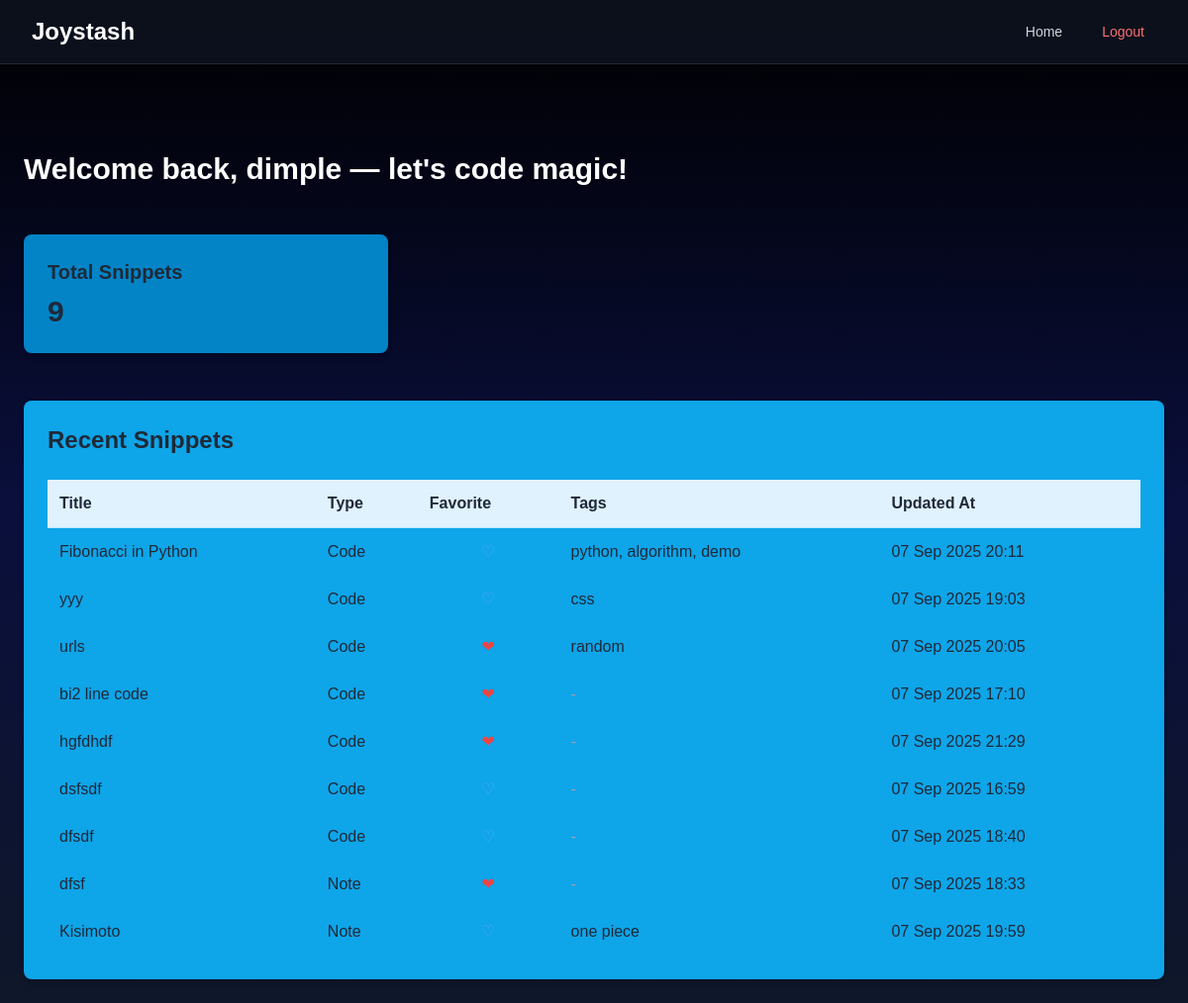
/user/dashboard/ (signed in), run on the app's committed database.
### CRUD/models.py (models this page shows, shortened)
class Snippet(models.Model):
    SNIPPET_TYPES = [
        ("code", "Code"),
        ("note", "Note"),
        ("link", "Link"),
        ("idea", "Idea"),
    ]
    user = models.ForeignKey(User, on_delete=models.CASCADE, related_name="snippets")
    snippet_type = models.CharField(max_length=10, choices=SNIPPET_TYPES, default="code")
    title = models.CharField(max_length=200)
    content = models.TextField()  # code, note, link, or idea
    language = models.CharField(max_length=50, blank=True, null=True)  # only used if type == code
    created_at = models.DateTimeField(auto_now_add=True)
    updated_at = models.DateTimeField(auto_now=True)
    is_favorite = models.BooleanField(default=False)
    tags = models.CharField(max_length=200, blank=True,null=True)

### users/views.py (the view)
# urls.py: path('dashboard/',views.dashboard,name='dashboard')
@login_required
def dashboard(request):
    user = request.user
    total_snippets = Snippet.objects.filter(user=user).count()
    recent_snippets = Snippet.objects.filter(user=user).order_by('-created_at')[:10]  # last 10 snippets
    return render(request, 'users/profile.html', {
        'total_snippets': total_snippets,
        'recent_snippets': recent_snippets
    })

### users/templates/users/profile.html (shortened to what this page needs)
{% extends "base.html" %}
{% block nav_links %}
 <div class="hidden md:block">
        <div class="ml-10 flex items-baseline space-x-4">
          <a href="{% url "home" %}" class="text-gray-300 hover:bg-gray-700 hover:text-white px-3 py-2 rounded-md text-sm font-medium">Home</a>
          {% if user.is_authenticated %}
          <a href="{% url "logoutpage" %}" class="text-red-400 hover:bg-red-700 hover:text-white px-3 py-2 rounded-md text-sm font-medium">Logout</a>
          {% else %}
          <a href="{% url "loginpage" %}" class="text-blue-400 hover:bg-blue-700 hover:text-white px-3 py-2 rounded-md text-sm font-medium">Login</a>
          <a href="{% url "register" %}" class="text-blue-400 hover:bg-blue-700 hover:text-white px-3 py-2 rounded-md text-sm font-medium">Register</a>
          {% endif %}
        </div>
    </div>
{% endblock nav_links %}
{% block hero %}
    <h1 class="text-3xl font-bold text-white p-6">
       Welcome back, {{ user.username }} — let's code magic!
    </h1>
    <div class="grid grid-cols-1 sm:grid-cols-2 lg:grid-cols-3 gap-6 p-6">
      <div class="bg-sky-600 p-6 rounded-lg shadow-md hover:shadow-lg hover:scale-105 hover:bg-sky-200 transition-transform transition-shadow duration-300">
        <h2 class="text-xl font-semibold mb-2 text-gray-800">Total Snippets</h2>
        <p class="text-3xl font-bold text-gray-800">{{ total_snippets|default:"0" }}</p>
      </div>
    </div>
    <div class="bg-sky-500 rounded-lg p-6 shadow-md m-6 overflow-auto">
      <h2 class="text-2xl font-semibold mb-6 text-gray-800">Recent Snippets</h2>
      {% if recent_snippets %}
      <div class="overflow-x-auto">
        <table class="w-full text-left min-w-max border-collapse">
          <thead>
            <tr class="border-b border-sky-200">
              <th class="p-3 text-gray-800 font-semibold bg-sky-100">Title</th>
              <th class="p-3 text-gray-800 font-semibold bg-sky-100">Type</th>
              <th class="p-3 text-gray-800 font-semibold bg-sky-100">Favorite</th>
              <th class="p-3 text-gray-800 font-semibold bg-sky-100">Tags</th>
              <th class="p-3 text-gray-800 font-semibold bg-sky-100">Updated At</th>
            </tr>
          </thead>
          <tbody>
            {% for snippet in recent_snippets %}
            <tr onclick="window.location='{% url 'snippet_detail' snippet.id %}'"
                class="hover:shadow-lg hover:bg-sky-200 transition-shadow transition-colors duration-300 cursor-pointer">
              <td class="p-3 text-gray-800">{{ snippet.title }}</td>
              <td class="p-3 text-gray-800 capitalize">{{ snippet.snippet_type|default:"-" }}</td>
              <td class="p-3 text-center">
                {% if snippet.is_favorite %}
                  <span title="Favorite" class="text-red-500">&#10084;</span>
                {% else %}
                  <span title="Not favorite" class="text-blue-400">&#9825;</span>
                {% endif %}
              </td>
              <td class="p-3 text-gray-800">
                {% if snippet.tags %}
                  {{ snippet.tags }}
                {% else %}
                  <span class="text-gray-400">-</span>
                {% endif %}
              </td>
              <td class="p-3 text-gray-800">{{ snippet.updated_at|date:"d M Y H:i" }}</td>
            </tr>
            {% endfor %}
          </tbody>
        </table>
      </div>
      {% else %}
      <p class="text-center text-blue-900 text-lg">No snippets yet.</p>
      {% endif %}
    </div>
{% endblock hero %}

### templates/base.html (shortened to what this page needs)
{% load static %}
<!DOCTYPE html>
<html lang="en">
<head>
    {% block base_css %}
    <link rel="stylesheet" href="{% static "css/homestyle.css" %}">
    {% endblock base_css %}
    {% block head %}
    <script src="https://cdn.tailwindcss.com"></script>
    {% endblock head %}
    {% block main_css %}
    <link rel="stylesheet" href="#">
    {% endblock main_css %}
</head>
{% block bg_color %}
<body class="bg-gradient-to-b from-black via-[#0a0f3c] to-[#0f172a] min-h-screen ">
{% endblock bg_color %}
  {% block nav %}
<nav id="joystash-nav" class="sticky top-0 z-50 bg-gray-900/70 backdrop-blur-lg border-b border-gray-700/50">
  <div class="max-w-7xl mx-auto px-4 sm:px-6 lg:px-8">
    <div class="flex items-center justify-between h-16">
      <div class="flex-shrink-0">
        <a href="/" class="text-2xl font-bold text-white">Joystash</a>
      </div>
{% block nav_links %}{% endblock nav_links %}
    </div>
  </div>
</nav>
<main class="pt-16">
  </main>
  {% endblock nav %}
  {% block hero %}{% endblock hero %}
</body>
</html>

### static/css/homestyle.css (style rules this page uses)
body { font-family: Arial, sans-serif; background-color: #f9fafb; color: #111827; margin: 0; padding: 0; background-size: cover; background-position: center; }

### data on the page
Snippet: title "Fibonacci in Python", snippet_type "Code", tags "python, algorithm, demo", updated_at "07 Sep 2025 20:11"
Snippet: title "yyy", snippet_type "Code", tags "css", updated_at "07 Sep 2025 19:03"
Snippet: title "urls", snippet_type "Code", tags "random", updated_at "07 Sep 2025 20:05"
Snippet: title "bi2 line code", snippet_type "Code", updated_at "07 Sep 2025 17:10"
Snippet: title "hgfdhdf", snippet_type "Code", updated_at "07 Sep 2025 21:29"
Snippet: title "dsfsdf", snippet_type "Code", updated_at "07 Sep 2025 16:59"
Snippet: title "dfsdf", snippet_type "Code", updated_at "07 Sep 2025 18:40"
Snippet: title "dfsf", snippet_type "Note", updated_at "07 Sep 2025 18:33"
Snippet: title "Kisimoto", snippet_type "Note", tags "one piece", updated_at "07 Sep 2025 19:59"

### other printed values
{{ user.username }} "dimple"
{{ total_snippets|default:"0" }} "9"
